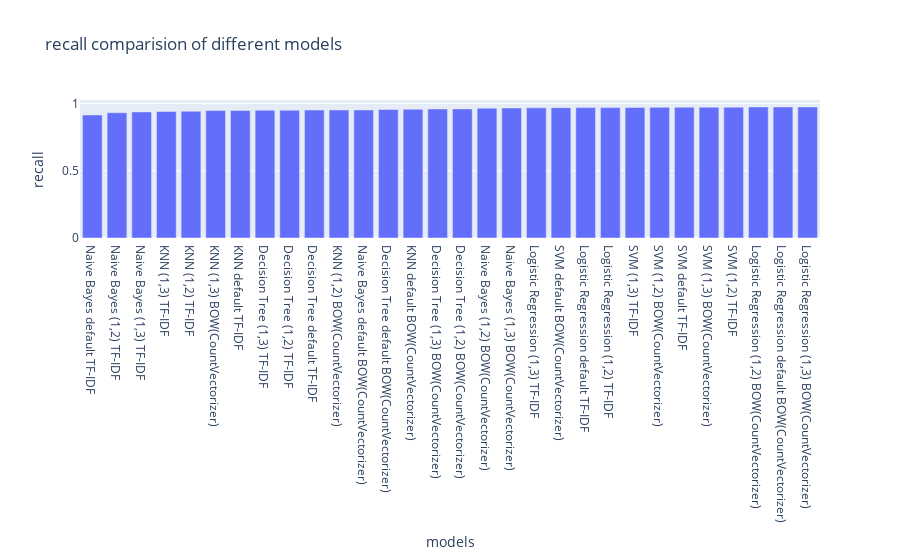

Source (notebook cell):
### Code cell
px.bar(x=x,y=result['recall_score'],labels={'x':'models','y':'recall'},title="recall comparision of different models")

### Figure 1 — Plotly figure (JSON) as saved in the notebook; plotly's stock layout.template omitted (floating-point values rounded to 4 significant figures)
{"data": [{"alignmentgroup": "True", "hovertemplate": "models=%{x}<br>recall=%{y}<extra></extra>", "legendgroup": "", "marker": {"color": "#636efa", "pattern": {"shape": ""}}, "name": "", "offsetgroup": "", "orientation": "v", "showlegend": false, "textposition": "auto", "type": "bar", "x": ["Naive Bayes default TF-IDF", "Naive Bayes (1,2) TF-IDF", "Naive Bayes (1,3) TF-IDF", "KNN (1,3) TF-IDF", "KNN (1,2) TF-IDF", "KNN (1,3) BOW(CountVectorizer)", "KNN default TF-IDF", "Decision Tree (1,3) TF-IDF", "Decision Tree (1,2) TF-IDF", "Decision Tree default TF-IDF", "KNN (1,2) BOW(CountVectorizer)", "Naive Bayes default BOW(CountVectorizer)", "Decision Tree default BOW(CountVectorizer)", "KNN default BOW(CountVectorizer)", "Decision Tree (1,3) BOW(CountVectorizer)", "Decision Tree (1,2) BOW(CountVectorizer)", "Naive Bayes (1,2) BOW(CountVectorizer)", "Naive Bayes (1,3) BOW(CountVectorizer)", "Logistic Regression (1,3) TF-IDF", "SVM default BOW(CountVectorizer)", "Logistic Regression default TF-IDF", "Logistic Regression (1,2) TF-IDF", "SVM (1,3) TF-IDF", "SVM (1,2) BOW(CountVectorizer)", "SVM default TF-IDF", "SVM (1,3) BOW(CountVectorizer)", "SVM (1,2) TF-IDF", "Logistic Regression (1,2) BOW(CountVectorizer)", "Logistic Regression default BOW(CountVectorizer)", "Logistic Regression (1,3) BOW(CountVectorizer)"], "xaxis": "x", "y": [0.9141, 0.9306, 0.9368, 0.9401, 0.9419, 0.9469, 0.9472, 0.9493, 0.9494, 0.9508, 0.9515, 0.9518, 0.9548, 0.9566, 0.9588, 0.9594, 0.9651, 0.9658, 0.967, 0.9685, 0.969, 0.969, 0.9695, 0.9708, 0.9716, 0.9717, 0.972, 0.9739, 0.9741, 0.9742], "yaxis": "y"}], "layout": {"barmode": "relative", "legend": {"tracegroupgap": 0}, "title": {"text": "recall comparision of different models"}, "xaxis": {"anchor": "y", "domain": [0, 1], "title": {"text": "models"}}, "yaxis": {"anchor": "x", "domain": [0, 1], "title": {"text": "recall"}}}}
